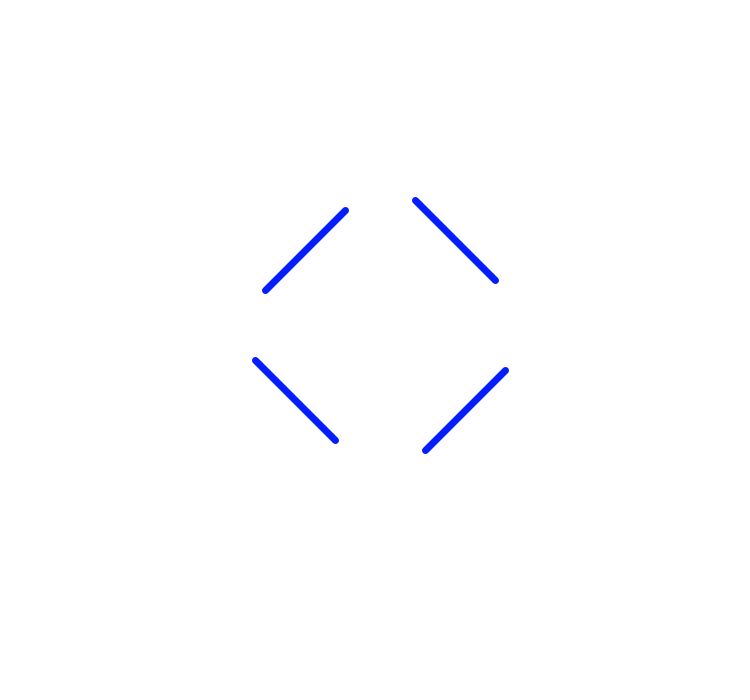
Frame 1 (no input)
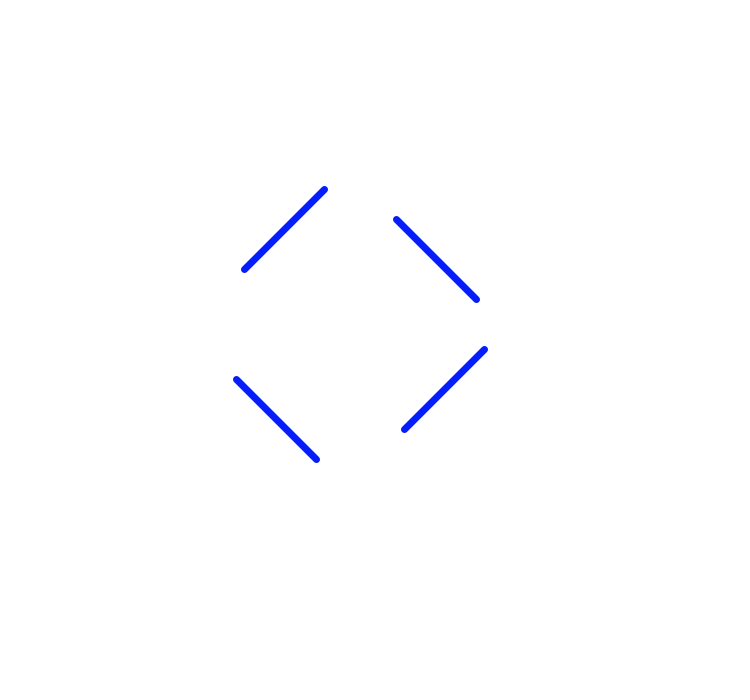
Frame 60 (the mouse pressed at the canvas centre just before this capture)
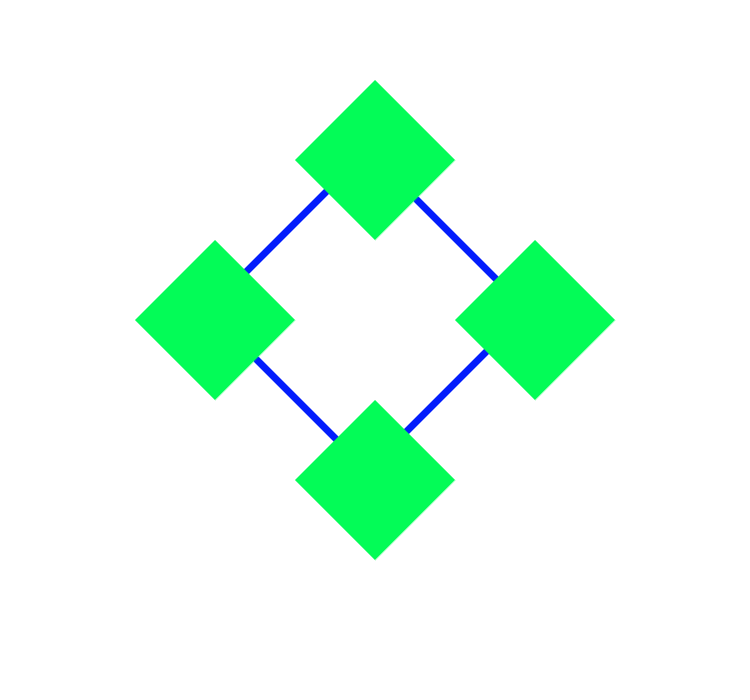
Frame 120 (the mouse held since frame 60 and released just before this capture)

The Processing sketch that drew these frames (run headless with seeded random() and noise(); from frame 60 on, the mouse is pressed at the canvas centre):

// Processing sketch: Motion_Binding
// ── Motion_Binding.pde
/*--------------------------
Camilo Esteban Nieto Barrera
Universidad Nacional de Colombia
Computación visual

Titulo: Motion Binding (OPTICAL ILLUSIONS (MOVEMENT))

--------------------------*/

//----------------------//
//Parametros del sistema//
int square_size = 80;
int screen_height = 700; 
int screen_width = 750;
//----------------------//

int actual1 = 0; //Movimiento actual de las lineas que van en la dirección 1
int actual2 = 10; //Movimiento actual de las lineas que van en la dirección 2
int direction1 = 1; //Dirección actual de las lineas que van en la dirección 1
int direction2 = 1; //Dirección actual de las lineas que van en la dirección 2

boolean clicked = false; //Pintara en caso de que no este clickeado el canvas

int move_range = square_size/2 - 20; //Rango de movimiento de las lineas

void setup(){
  size( 750, 700 );
  
}

void draw(){
  
  int x1,x2,y1,y2;
  
  //Creación de las lineas//
  background(255);
  stroke(#031DFC);
  strokeWeight(7);
  x1 = screen_width/2 + square_size/2 + actual1;
  y1 = 5*square_size/2 - actual1;
  x2 = screen_width/2 + 3*square_size/2 + actual1;
  y2 = 7*square_size/2 - actual1;
  line( x1, y1, x2, y2 );
  x1 = screen_width/2 - square_size/2 + actual2;
  y1 = 5*square_size/2 + actual2;
  x2 = screen_width/2 - 3*square_size/2 + actual2;
  y2 = 7*square_size/2 + actual2;
  line( x1, y1, x2, y2 );
  x1 = screen_width/2 - 3*square_size/2 + actual1;
  y1 = 9*square_size/2 - actual1;
  x2 = screen_width/2 - square_size/2 + actual1;
  y2 = 11*square_size/2 - actual1;
  line( x1, y1, x2, y2 );
  x1 = screen_width/2 + 3*square_size/2 + actual2;
  y1 = 9*square_size/2 + actual2;
  x2 = screen_width/2 + square_size/2 + actual2;
  y2 = 11*square_size/2 + actual2;
  line( x1, y1, x2, y2 );
  
  //Creación de los cuadrados
  if(clicked){
    strokeWeight(0);
    fill(#03FC57);
    stroke(#03FC57);
    quad(screen_width/2, square_size,
      screen_width/2 + square_size, square_size*2,
      screen_width/2, square_size*3,
      screen_width/2 - square_size, square_size*2
    );
    quad(screen_width/2 + square_size*2, square_size*3,
      screen_width/2 + square_size*3, square_size*4,
      screen_width/2 + square_size*2, square_size*5,
      screen_width/2 + square_size, square_size*4
    );
    quad(screen_width/2, square_size*5,
      screen_width/2 + square_size, square_size*6,
      screen_width/2, square_size*7,
      screen_width/2 - square_size, square_size*6
    );
    quad(screen_width/2 - square_size*2, square_size*3,
      screen_width/2 - square_size, square_size*4,
      screen_width/2  - square_size*2, square_size*5,
      screen_width/2 - square_size*3, square_size*4
    );
  }
  
  updateActual();
  
}

//Actualiza el pixel de movimiento de las lineas
void updateActual(){
  if(direction1 == 1){
    if( actual1 == move_range ){
      actual1--;
      direction1 = 0;
    }else
      actual1++;
  }else{
    if( actual1 == -move_range ){
      actual1++;
      direction1 = 1;
    }else
      actual1--;
  }
  if(direction2 == 1){
    if( actual2 == move_range ){
      actual2--;
      direction2 = 0;
    }else
      actual2++;
  }else{
    if( actual2 == -move_range ){
      actual2++;
      direction2 = 1;
    }else
      actual2--;
  }
  
}

void mousePressed(){
  clicked = true;
}
 
void mouseReleased(){
  clicked = false;
}
